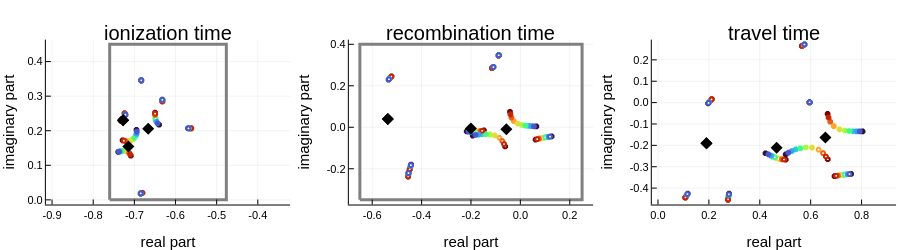

The notebook cell saved with this chart:
### Markdown cell above
## plot saddle points in cp

### Code cell
let 
    beam = BeamBEOTC(Intensity1=Intensity1, lambda=lambda, r=1, s=2, epsilon=epsilon,
    Intensity2=0.10*Intensity1,
    phi=  2.42);

    q_values = collect(range(25, stop = 35, step = 1 ));
    
    saddlesTup_Dict = get_saddlesTup_Dict(beam, Ip, q_values, ti_domain, tr_domain)
    
    thcs = find_thcs_sobol(beam, Ip, ti_domain, tr_domain)
    
    plot_sp_times_cp(beam, 
        vcat(values(saddlesTup_Dict)...), 
        filter(x -> 0 < real(x.qhc) < 45, thcs),
        ti_domain, tr_domain)  
end
